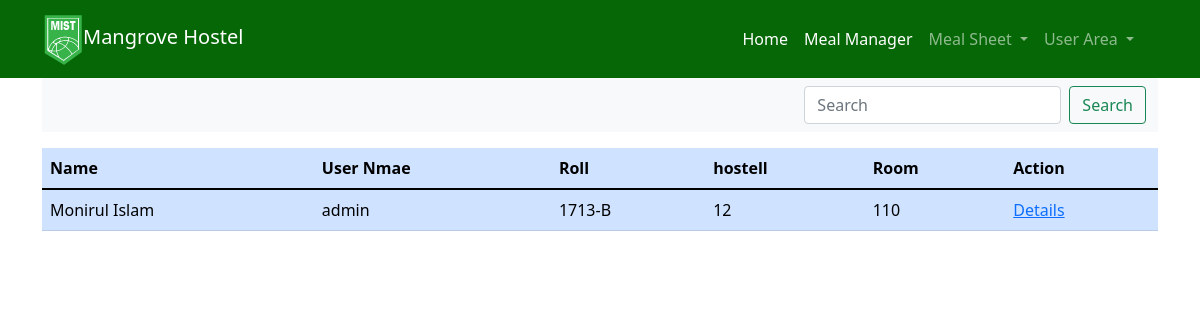
The page /Usersearch/ (signed in) on the database its author committed.
### mist/models.py (models this page shows, shortened)
class CastomUser(AbstractUser):
    StudentName=CharField(max_length=100,default='')
    Hostel=models.CharField(max_length=13,default=1)
    Image=models.ImageField(upload_to="static/profile/pic/",default="static/profile/avatar.png")
    Numer=models.IntegerField(default=+880)
    Room_Number=models.CharField(max_length=10,default="00")
    Father_name=models.CharField(max_length=50,default="Need to Enter")
    Father_profession=models.CharField(max_length=100,default="Need to Enter")
    Class_Roll=models.CharField(max_length=50,default="Need to Enter",unique=True)
    Bed_Number=models.CharField(max_length=10,default="00")
    selectblord=(
        ('A+','A+'),
        ('A-','A-'),
        ('B+','B+'),
        ('B-','B-'),
        ('AB-','AB-'),
        ('AB+','AB+'),
        ('O+','O+'),
        ('O-','O-')
        )
    Blood_Group=models.CharField(max_length=5,choices=selectblord,default="+-")
    Address=models.CharField(max_length=300,default="Need to Enter")
    Parents_number=models.CharField(max_length=15,default="Need to Enter")
    Date_of_Birth=models.CharField(max_length=30,default="Need to Enter")
    selectgender=(
        ('Male','Male'),
        ('Female','Female')
        )
    Gender=models.CharField(max_length=10,choices=selectgender,default="Male")
    Emediate_Gauedion_Numer=models.CharField(max_length=15,default="Need to Enter")
    MealBill=models.CharField(max_length=10,default="000")
    permission=models.BooleanField(default=False)
    Leave=models.BooleanField(default=False)
    hostel_incharje=models.BooleanField(default=False)

### mist/views.py (the view)
# urls.py: path('Usersearch/', views.Usersearch,name="Usersearch"),
def Usersearch(request):
    userlist=CastomUser.objects.all()
    sendvar={
        'userlist':userlist
    }
    return render(request,"Usersearch.html",sendvar)

### mist/templates/Usersearch.html (shortened to what this page needs)
{% extends 'base.html' %}
{% load static %}
{% block head %}
<link rel="stylesheet" type="text/css" href="{% static 'style.css' %}">
{% endblock  %}
{% block body %}
<div class="container">
	<nav class="navbar navbar-expand-lg navbar-light bg-light">
		<div class="container-fluid">
		  <div class="collapse navbar-collapse" id="navbarSupportedContent">
			<form class="d-flex" method="POST" action="{% url 'Alluser' %}">
			  <input class="form-control me-2" name="username" type="search" placeholder="Search" aria-label="Search">
			  <button class="btn btn-outline-success" type="submit">Search</button>
			</form>
		  </div>
		</div>
	  </nav>
	<table class="table table-primary table-hover mt-3">
		<thead>
		  <tr>
			<th scope="col">Name</th>
			<th scope="col">User Nmae</th>
			<th scope="col">Roll</th>
			<th scope="col">hostell</th>
			<th scope="col">Room</th>
			<th scope="col">Action</th>
		  </tr>
		</thead>
		<tbody>
		{% for i in userlist %}
		  <tr>
			<td>{{i.StudentName}}</td>
			<td>{{i.username}}</td>
			<td>{{i.Class_Roll}}</td>
			<td>{{i.Hostel}}</td>
			<td>{{i.Room_Number}}</td>
			<td>
				<a href="{% url 'studentlist' i.id %}">
					Details
				</a>
			</td>
		  </tr>
		  {% endfor %}
		</tbody>
	  </table>
</div>
{% endblock  %}

### rows shown on the page
CastomUser: StudentName "Monirul Islam", username "admin", Class_Roll "1713-B", Hostel "12", Room_Number "110"
